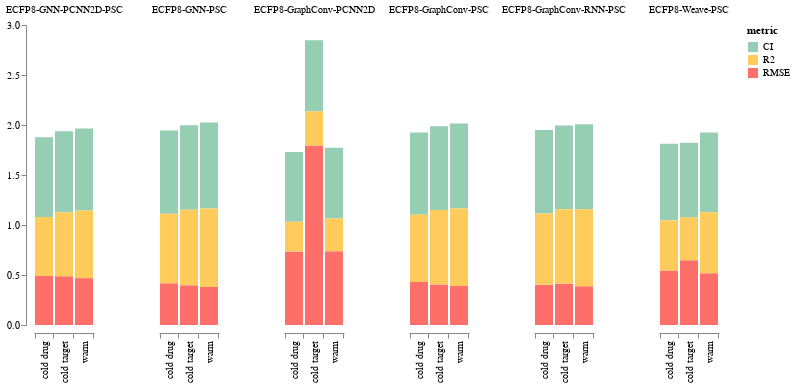

Write notebook code for a chart like this one.
### Code cell
chart = alt.Chart(df).mark_bar().encode(
    x=alt.X('split:N', title=None, axis=alt.Axis(offset=8.0, orient='bottom')),
    y=alt.Y('value:Q', axis=alt.Axis(grid=False, title=None,offset=8.0, orient='left')),
    column=alt.Column('model:N', title=None, spacing=65),
    color=alt.Color('metric:N',
            scale=alt.Scale(range=['#96ceb4', '#ffcc5c','#ff6f69'],),
        )).configure().configure_view(
        strokeOpacity=0,
        strokeCap = 'round'
    ).configure_axis(tickBand='extent')
chart.save(f'{filename}.png', scale_factor=3.0)
chart.display()

### Figure 1 — Vega-Lite specification as saved in the notebook (floating-point values rounded to 4 significant figures)
{"config": {"view": {"continuousWidth": 400, "continuousHeight": 300, "strokeCap": "round", "strokeOpacity": 0}, "axis": {"tickBand": "extent"}}, "data": {"name": "data-ff5d7a4a146070c0945ddaf09cca1453"}, "mark": "bar", "encoding": {"color": {"type": "nominal", "field": "metric", "scale": {"range": ["#96ceb4", "#ffcc5c", "#ff6f69"]}}, "column": {"type": "nominal", "field": "model", "spacing": 65, "title": null}, "x": {"type": "nominal", "axis": {"offset": 8.0, "orient": "bottom"}, "field": "split", "title": null}, "y": {"type": "quantitative", "axis": {"grid": false, "offset": 8.0, "orient": "left", "title": null}, "field": "value"}}, "$schema": "https://vega.github.io/schema/vega-lite/v4.0.0.json", "datasets": {"data-ff5d7a4a146070c0945ddaf09cca1453": [{"model": "ECFP8-GraphConv-PCNN2D", "split": "cold drug", "metric": "RMSE", "value": 0.7343, "stdev": 0.2347, "mode": "eval", "date": "2020_02_13__03_00_22", "seeds": "1-8-64"}, {"model": "ECFP8-GraphConv-PCNN2D", "split": "cold drug", "metric": "CI", "value": 0.6977, "stdev": 0.08196, "mode": "eval", "date": "2020_02_13__03_00_22", "seeds": "1-8-64"}, {"model": "ECFP8-GraphConv-PCNN2D", "split": "cold drug", "metric": "R2", "value": 0.2981, "stdev": 0.1932, "mode": "eval", "date": "2020_02_13__03_00_22", "seeds": "1-8-64"}, {"model": "ECFP8-GraphConv-PCNN2D", "split": "cold target", "metric": "RMSE", "value": 1.796, "stdev": 2.157, "mode": "eval", "date": "2020_02_13__02_39_52", "seeds": "1-8-64"}, {"model": "ECFP8-GraphConv-PCNN2D", "split": "cold target", "metric": "CI", "value": 0.7103, "stdev": 0.05345, "mode": "eval", "date": "2020_02_13__02_39_52", "seeds": "1-8-64"}, {"model": "ECFP8-GraphConv-PCNN2D", "split": "cold target", "metric": "R2", "value": 0.3404, "stdev": 0.1412, "mode": "eval", "date": "2020_02_13__02_39_52", "seeds": "1-8-64"}, {"model": "ECFP8-GraphConv-PCNN2D", "split": "warm", "metric": "RMSE", "value": 0.7384, "stdev": 0.1638, "mode": "eval", "date": "2020_02_13__02_23_30", "seeds": "1-8-64"}, {"model": "ECFP8-GraphConv-PCNN2D", "split": "warm", "metric": "CI", "value": 0.7065, "stdev": 0.05161, "mode": "eval", "date": "2020_02_13__02_23_30", "seeds": "1-8-64"}, {"model": "ECFP8-GraphConv-PCNN2D", "split": "warm", "metric": "R2", "value": 0.3272, "stdev": 0.136, "mode": "eval", "date": "2020_02_13__02_23_30", "seeds": "1-8-64"}, {"model": "ECFP8-GraphConv-PSC", "split": "cold drug", "metric": "RMSE", "value": 0.4312, "stdev": 0.1384, "mode": "eval", "date": "2020_02_13__01_19_27", "seeds": "1-8-64"}, {"model": "ECFP8-GraphConv-PSC", "split": "cold drug", "metric": "CI", "value": 0.8211, "stdev": 0.06516, "mode": "eval", "date": "2020_02_13__01_19_27", "seeds": "1-8-64"}, {"model": "ECFP8-GraphConv-PSC", "split": "cold drug", "metric": "R2", "value": 0.6722, "stdev": 0.1774, "mode": "eval", "date": "2020_02_13__01_19_27", "seeds": "1-8-64"}, {"model": "ECFP8-GraphConv-PSC", "split": "cold target", "metric": "RMSE", "value": 0.405, "stdev": 0.102, "mode": "eval", "date": "2020_02_13__00_44_15", "seeds": "1-8-64"}, {"model": "ECFP8-GraphConv-PSC", "split": "cold target", "metric": "CI", "value": 0.8385, "stdev": 0.0464, "mode": "eval", "date": "2020_02_13__00_44_15", "seeds": "1-8-64"}, {"model": "ECFP8-GraphConv-PSC", "split": "cold target", "metric": "R2", "value": 0.7443, "stdev": 0.1142, "mode": "eval", "date": "2020_02_13__00_44_15", "seeds": "1-8-64"}, {"model": "ECFP8-GraphConv-PSC", "split": "warm", "metric": "RMSE", "value": 0.3896, "stdev": 0.08115, "mode": "eval", "date": "2020_02_13__00_06_43", "seeds": "1-8-64"}, {"model": "ECFP8-GraphConv-PSC", "split": "warm", "metric": "CI", "value": 0.8508, "stdev": 0.03483, "mode": "eval", "date": "2020_02_13__00_06_43", "seeds": "1-8-64"}, {"model": "ECFP8-GraphConv-PSC", "split": "warm", "metric": "R2", "value": 0.775, "stdev": 0.08442, "mode": "eval", "date": "2020_02_13__00_06_43", "seeds": "1-8-64"}, {"model": "ECFP8-GraphConv-RNN-PSC", "split": "cold drug", "metric": "RMSE", "value": 0.4013, "stdev": 0.1405, "mode": "eval", "date": "2020_02_13__22_30_43", "seeds": "1-8-64"}, {"model": "ECFP8-GraphConv-RNN-PSC", "split": "cold drug", "metric": "CI", "value": 0.8358, "stdev": 0.06098, "mode": "eval", "date": "2020_02_13__22_30_43", "seeds": "1-8-64"}, {"model": "ECFP8-GraphConv-RNN-PSC", "split": "cold drug", "metric": "R2", "value": 0.7126, "stdev": 0.167, "mode": "eval", "date": "2020_02_13__22_30_43", "seeds": "1-8-64"}, {"model": "ECFP8-GraphConv-RNN-PSC", "split": "cold target", "metric": "RMSE", "value": 0.4114, "stdev": 0.1006, "mode": "eval", "date": "2020_02_13__23_36_57", "seeds": "1-8-64"}, {"model": "ECFP8-GraphConv-RNN-PSC", "split": "cold target", "metric": "CI", "value": 0.8388, "stdev": 0.04252, "mode": "eval", "date": "2020_02_13__23_36_57", "seeds": "1-8-64"}, {"model": "ECFP8-GraphConv-RNN-PSC", "split": "cold target", "metric": "R2", "value": 0.7458, "stdev": 0.1053, "mode": "eval", "date": "2020_02_13__23_36_57", "seeds": "1-8-64"}, {"model": "ECFP8-GraphConv-RNN-PSC", "split": "warm", "metric": "RMSE", "value": 0.3877, "stdev": 0.08097, "mode": "eval", "date": "2020_02_13__23_04_04", "seeds": "1-8-64"}, {"model": "ECFP8-GraphConv-RNN-PSC", "split": "warm", "metric": "CI", "value": 0.8517, "stdev": 0.03425, "mode": "eval", "date": "2020_02_13__23_04_04", "seeds": "1-8-64"}, {"model": "ECFP8-GraphConv-RNN-PSC", "split": "warm", "metric": "R2", "value": 0.7687, "stdev": 0.08514, "mode": "eval", "date": "2020_02_13__23_04_04", "seeds": "1-8-64"}, {"model": "ECFP8-GNN-PCNN2D-PSC", "split": "cold drug", "metric": "RMSE", "value": 0.4896, "stdev": 0.1694, "mode": "eval", "date": "2020_02_13__20_06_05", "seeds": "1-8-64"}, {"model": "ECFP8-GNN-PCNN2D-PSC", "split": "cold drug", "metric": "CI", "value": 0.798, "stdev": 0.06695, "mode": "eval", "date": "2020_02_13__20_06_05", "seeds": "1-8-64"}, {"model": "ECFP8-GNN-PCNN2D-PSC", "split": "cold drug", "metric": "R2", "value": 0.5905, "stdev": 0.181, "mode": "eval", "date": "2020_02_13__20_06_05", "seeds": "1-8-64"}, {"model": "ECFP8-GNN-PCNN2D-PSC", "split": "cold target", "metric": "RMSE", "value": 0.4877, "stdev": 0.1038, "mode": "eval", "date": "2020_02_13__21_22_41", "seeds": "1-8-64"}, {"model": "ECFP8-GNN-PCNN2D-PSC", "split": "cold target", "metric": "CI", "value": 0.8104, "stdev": 0.03995, "mode": "eval", "date": "2020_02_13__21_22_41", "seeds": "1-8-64"}, {"model": "ECFP8-GNN-PCNN2D-PSC", "split": "cold target", "metric": "R2", "value": 0.6402, "stdev": 0.1184, "mode": "eval", "date": "2020_02_13__21_22_41", "seeds": "1-8-64"}, {"model": "ECFP8-GNN-PCNN2D-PSC", "split": "warm", "metric": "RMSE", "value": 0.4689, "stdev": 0.109, "mode": "eval", "date": "2020_02_13__19_26_09", "seeds": "1-8-64"}, {"model": "ECFP8-GNN-PCNN2D-PSC", "split": "warm", "metric": "CI", "value": 0.8198, "stdev": 0.04016, "mode": "eval", "date": "2020_02_13__19_26_09", "seeds": "1-8-64"}, {"model": "ECFP8-GNN-PCNN2D-PSC", "split": "warm", "metric": "R2", "value": 0.6765, "stdev": 0.1056, "mode": "eval", "date": "2020_02_13__19_26_09", "seeds": "1-8-64"}, {"model": "ECFP8-GNN-PSC", "split": "cold drug", "metric": "RMSE", "value": 0.4177, "stdev": 0.1861, "mode": "eval", "date": "2020_02_13__02_17_15", "seeds": "1-8-64"}, {"model": "ECFP8-GNN-PSC", "split": "cold drug", "metric": "CI", "value": 0.833, "stdev": 0.06405, "mode": "eval", "date": "2020_02_13__02_17_15", "seeds": "1-8-64"}, {"model": "ECFP8-GNN-PSC", "split": "cold drug", "metric": "R2", "value": 0.6955, "stdev": 0.1683, "mode": "eval", "date": "2020_02_13__02_17_15", "seeds": "1-8-64"}, {"model": "ECFP8-GNN-PSC", "split": "cold target", "metric": "RMSE", "value": 0.3969, "stdev": 0.09712, "mode": "eval", "date": "2020_02_13__01_58_34", "seeds": "1-8-64"}, {"model": "ECFP8-GNN-PSC", "split": "cold target", "metric": "CI", "value": 0.8449, "stdev": 0.04162, "mode": "eval", "date": "2020_02_13__01_58_34", "seeds": "1-8-64"}, {"model": "ECFP8-GNN-PSC", "split": "cold target", "metric": "R2", "value": 0.7553, "stdev": 0.09531, "mode": "eval", "date": "2020_02_13__01_58_34", "seeds": "1-8-64"}, {"model": "ECFP8-GNN-PSC", "split": "warm", "metric": "RMSE", "value": 0.3799, "stdev": 0.1054, "mode": "eval", "date": "2020_02_13__01_54_33", "seeds": "1-8-64"}, {"model": "ECFP8-GNN-PSC", "split": "warm", "metric": "CI", "value": 0.86, "stdev": 0.03847, "mode": "eval", "date": "2020_02_13__01_54_33", "seeds": "1-8-64"}, {"model": "ECFP8-GNN-PSC", "split": "warm", "metric": "R2", "value": 0.7846, "stdev": 0.08945, "mode": "eval", "date": "2020_02_13__01_54_33", "seeds": "1-8-64"}, {"model": "ECFP8-Weave-PSC", "split": "cold drug", "metric": "RMSE", "value": 0.5443, "stdev": 0.152, "mode": "eval", "date": "2020_02_13__17_04_08", "seeds": "1-8-64"}, {"model": "ECFP8-Weave-PSC", "split": "cold drug", "metric": "CI", "value": 0.7656, "stdev": 0.07362, "mode": "eval", "date": "2020_02_13__17_04_08", "seeds": "1-8-64"}, {"model": "ECFP8-Weave-PSC", "split": "cold drug", "metric": "R2", "value": 0.5023, "stdev": 0.1999, "mode": "eval", "date": "2020_02_13__17_04_08", "seeds": "1-8-64"}, {"model": "ECFP8-Weave-PSC", "split": "cold target", "metric": "RMSE", "value": 0.6481, "stdev": 0.1669, "mode": "eval", "date": "2020_02_13__17_04_42", "seeds": "1-8-64"}, {"model": "ECFP8-Weave-PSC", "split": "cold target", "metric": "CI", "value": 0.7472, "stdev": 0.04596, "mode": "eval", "date": "2020_02_13__17_04_42", "seeds": "1-8-64"}, {"model": "ECFP8-Weave-PSC", "split": "cold target", "metric": "R2", "value": 0.4279, "stdev": 0.1386, "mode": "eval", "date": "2020_02_13__17_04_42", "seeds": "1-8-64"}, {"model": "ECFP8-Weave-PSC", "split": "warm", "metric": "RMSE", "value": 0.5175, "stdev": 0.1094, "mode": "eval", "date": "2020_02_13__16_29_16", "seeds": "1-8-64"}, {"model": "ECFP8-Weave-PSC", "split": "warm", "metric": "CI", "value": 0.7969, "stdev": 0.03948, "mode": "eval", "date": "2020_02_13__16_29_16", "seeds": "1-8-64"}, {"model": "ECFP8-Weave-PSC", "split": "warm", "metric": "R2", "value": 0.6097, "stdev": 0.1198, "mode": "eval", "date": "2020_02_13__16_29_16", "seeds": "1-8-64"}]}}
